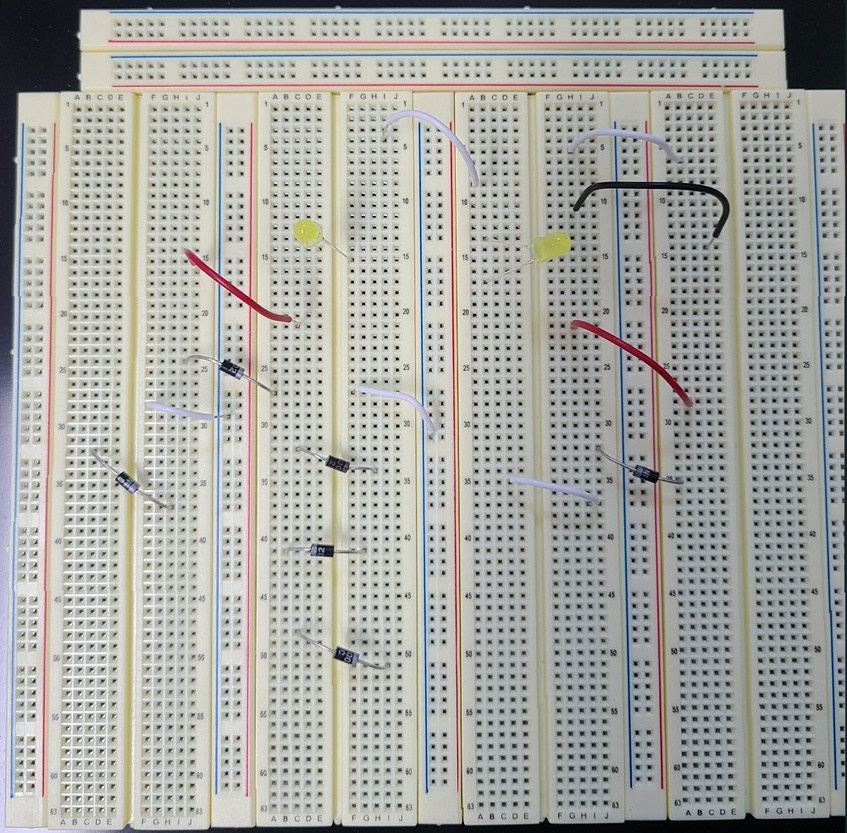
#> input picture breadboard7.jpg, 847 x 833 px, shrunk from 1000 x 984 before the run
$ python 'hole detection_test2.py'
#> lines starting #> are read from the running program, lines starting #| are printed output that depends on the picture; after the words box and inside, x2 and y2 are one past the last pixel; in counts of white or black regions, pixels touching at a corner belong together
import cv2
import numpy as np
import matplotlib.pyplot as plt

###########################################
# ① 구멍 검출 관련 함수들
###########################################
def filter_valid_holes(contours, draw=False, image=None, return_stats=False):
    hole_centers = []
    circularities = []
    aspect_ratios = []
    for cnt in contours:
        area = cv2.contourArea(cnt)
        if area <= 3 or area > 150:
            continue
        x, y, w, h = cv2.boundingRect(cnt)
        aspect_ratio = float(w) / h
        if aspect_ratio < 0.3 or aspect_ratio > 1.8:
            continue
        perimeter = cv2.arcLength(cnt, True)
        if perimeter == 0:
            continue
        circularity = 4 * np.pi * area / (perimeter ** 2)
        if circularity < 0.01:
            continue
        M = cv2.moments(cnt)
        if M["m00"] == 0:
            continue
        cx = int(M["m10"] / M["m00"])
        cy = int(M["m01"] / M["m00"])
        hole_centers.append((cx, cy))
        circularities.append(circularity)
        aspect_ratios.append(aspect_ratio)

        if draw and image is not None:
            epsilon = 0.02 * perimeter
            approx = cv2.approxPolyDP(cnt, epsilon, True)
            cv2.circle(image, (cx, cy), 3, (0, 255, 0), -1)
            cv2.drawContours(image, [approx], -1, (255, 0, 0), 2)

    if return_stats:
        return hole_centers, circularities, aspect_ratios
    else:
        return hole_centers

def find_best_threshold_params(gray_img, block_sizes, c_values):
    blurred = cv2.GaussianBlur(gray_img, (5, 5), 0)
    best_score = -np.inf
    best_params = (None, None)
    for block_size in block_sizes:
        for c_val in c_values:
            thresh = cv2.adaptiveThreshold(
                blurred, 255, cv2.ADAPTIVE_THRESH_MEAN_C,
                cv2.THRESH_BINARY_INV, block_size, c_val
            )
            contours, _ = cv2.findContours(thresh, cv2.RETR_EXTERNAL, cv2.CHAIN_APPROX_SIMPLE)
            hole_centers, circularities, aspect_ratios = filter_valid_holes(contours, return_stats=True)
            valid = len(hole_centers)
            if valid == 0:
                continue
            mean_circ = np.mean(circularities)
            mean_ar = np.mean(aspect_ratios)
            noise_ratio = 1 - (valid / len(contours)) if contours else 1
            score = (
                0.5 * (1 - abs(mean_circ - 0.785)) +
                0.3 * (1 - abs(mean_ar - 1.0)) -
                0.2 * noise_ratio
            )
            if score > best_score:
                best_score = score
                best_params = (block_size, c_val)
                print(f"✅ New best → B={block_size}, C={c_val}, valid={valid}, score={score:.3f}")
            else:
                print(f"⏺ B={block_size}, C={c_val}, valid={valid}, score={score:.3f}")
    return best_params

def detect_breadboard_holes_no_illumination(image_path, debug=False):
#> called with image_path = 'breadboard7.jpg', debug = True
    image = cv2.imread(image_path)
#> image is the input picture: shape (833, 847, 3); mean B, G, R 161.9, 166.8, 166.6
    if image is None:
        raise ValueError("이미지 파일을 찾지 못했습니다.")
    gray = cv2.cvtColor(image, cv2.COLOR_BGR2GRAY)
    clahe = cv2.createCLAHE(clipLimit=2.0, tileGridSize=(8, 8))
    gray = clahe.apply(gray)
    best_block, best_c = find_best_threshold_params(gray, [11, 15, 19], [0, 5, 10, 15])
#> after the loop in find_best_threshold_params, `for block_size in block_sizes:`:
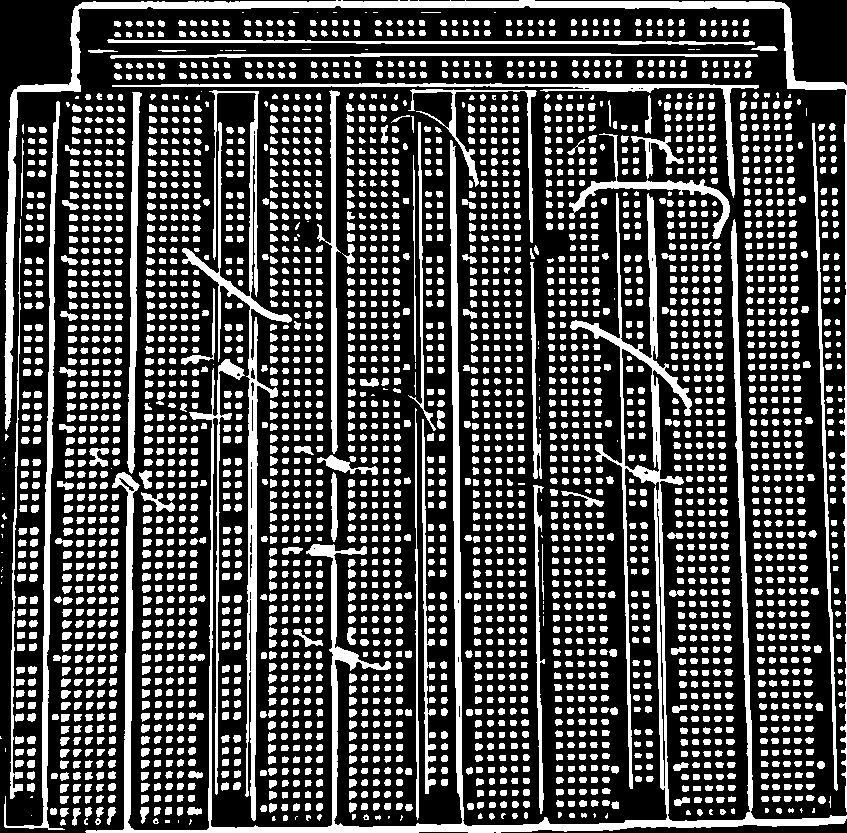
#> thresh: shape (833, 847); 29.6% white; 3331 white regions (109 under 20 px), largest, box (x1, y1, x2, y2) and area: (85, 140, 847, 833) 27576, (4, 0, 847, 812) 11193, (182, 90, 292, 821) 7228
#> after the loop in find_best_threshold_params, `for block_size in block_sizes:`: best_params = (11, 5); best_score = 0.77
#> best_block = 11; best_c = 5
    if best_block is None:
        raise RuntimeError("적절한 threshold 조합을 찾지 못했습니다.")
    print(f"[자동선택] Best Threshold Params → blockSize={best_block}, C={best_c}")
#| [자동선택] Best Threshold Params → blockSize=11, C=5
    blurred = cv2.GaussianBlur(gray, (5, 5), 0)
    thresh = cv2.adaptiveThreshold(
        blurred, 255, cv2.ADAPTIVE_THRESH_MEAN_C,
        cv2.THRESH_BINARY_INV, best_block, best_c
    )
#> thresh: shape (833, 847); 33.1% white; 3391 white regions (103 under 20 px)
    detected_image = cv2.cvtColor(image.copy(), cv2.COLOR_BGR2RGB)
    contours, _ = cv2.findContours(thresh, cv2.RETR_EXTERNAL, cv2.CHAIN_APPROX_SIMPLE)
#> contours = 3324 contours, 147 with area under 20; largest, box (x1, y1, x2, y2) and area: (0, 1, 847, 833) 63724, (401, 89, 652, 244) 2524, (302, 90, 355, 454) 1686, (111, 83, 760, 89) 1653, (812, 123, 838, 791) 1594
    hole_centers = filter_valid_holes(contours, draw=True, image=detected_image)
#> the loop in filter_valid_holes (call 13), `for cnt in contours:` made 3324 passes
#> (area, x, y, w, h, aspect_ratio, perimeter, circularity) on pass 54: (30, 396, 803, 6, 8, 0.75, 22.83, 0.723)
#> after the loop in filter_valid_holes (call 13), `for cnt in contours:`:
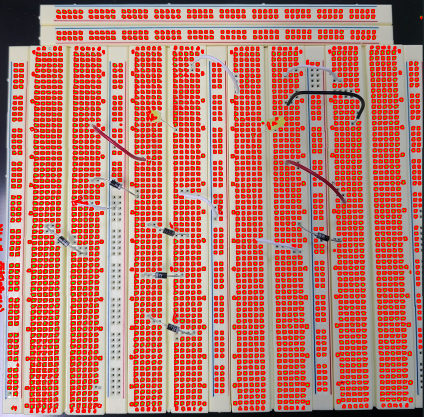
#> image: shape (833, 847, 3) (shown at 1/2 size); mean R, G, B 192, 122.7, 110.7
    if debug:
        block_sizes = [11, 15, 19]
        c_values = [0, 5, 10, 15]
        plt.figure(figsize=(len(c_values) * 3, len(block_sizes) * 3))
        for row_idx, block_size in enumerate(block_sizes):
            for col_idx, c_val in enumerate(c_values):
                temp_thresh = cv2.adaptiveThreshold(
                    blurred, 255, cv2.ADAPTIVE_THRESH_MEAN_C,
                    cv2.THRESH_BINARY_INV, block_size, c_val
                )
                idx = row_idx * len(c_values) + col_idx + 1
                plt.subplot(len(block_sizes), len(c_values), idx)
                plt.imshow(temp_thresh, cmap='gray')
                plt.title(f"B={block_size}, C={c_val}")
                plt.axis('off')
        plt.suptitle("Threshold Results by blockSize and C")
        plt.tight_layout()
        plt.show()
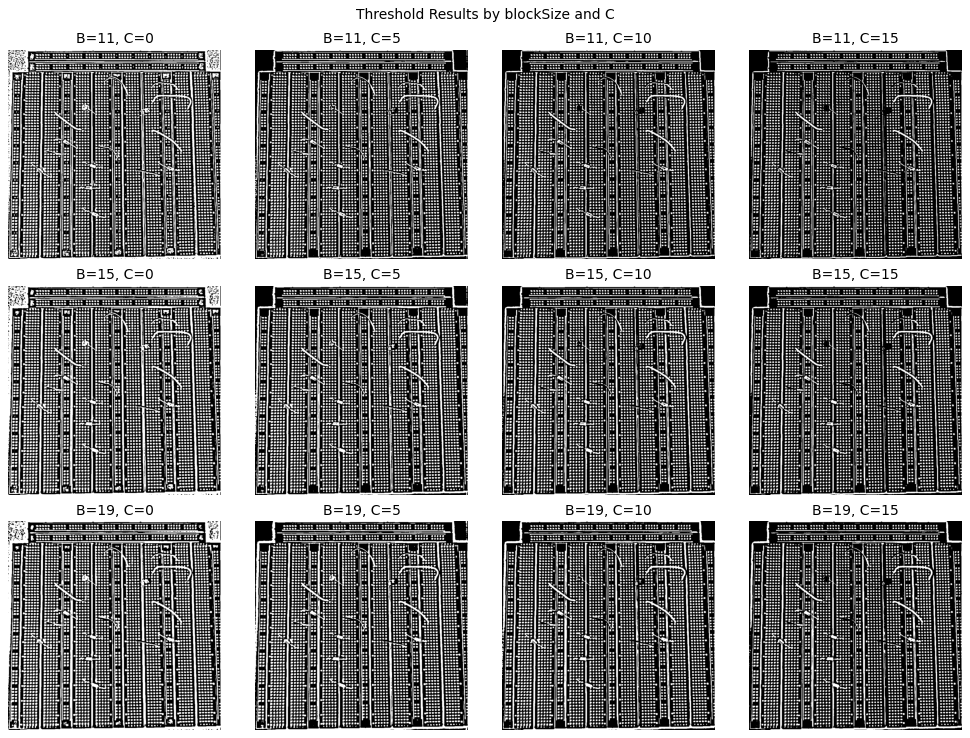
#> figure drawn by matplotlib, 12 panels
    return hole_centers, detected_image

###########################################
# ② 행 그룹화 및 병합 (get_merged_row_groups)
###########################################
def get_merged_row_groups(holes, y_threshold=15):
    """
    검출된 구멍들을 y 좌표 기준으로 정렬하고, 인접한 구멍의 중앙 y 차이가 y_threshold 미만이면 하나의 행으로 병합.
    위쪽(작은 y)부터 번호를 부여한 리스트를 반환.
    반환 형식: [(row_number, [ (x, y), ... ], median_y), ...]
    """
    sorted_holes = sorted(holes, key=lambda p: p[1])
    groups = []
    for pt in sorted_holes:
        if not groups:
            groups.append([pt])
        else:
            current_group = groups[-1]
            median_y = np.median([p[1] for p in current_group])
            if abs(pt[1] - median_y) < y_threshold:
                current_group.append(pt)
            else:
                groups.append([pt])
    row_groups = []
    for group in groups:
        sorted_group = sorted(group, key=lambda p: p[0])
        median_y = np.median([p[1] for p in sorted_group])
        row_groups.append((sorted_group, median_y))
    row_groups.sort(key=lambda x: x[1])
    numbered_groups = [(i, group, median_y) for i, (group, median_y) in enumerate(row_groups)]
    return numbered_groups

###########################################
# ③ 최적의 y_threshold 값 탐색 (목표: 67행, 각 행 목표 구멍 수: 행별 패턴 적용)
###########################################
def get_target_holes(row_number):
    # 행 번호에 따라 목표 구멍 개수가 다름
    if row_number < 5:
        return 50
    elif 5 <= row_number <= 64:
        remainder = (row_number - 5) % 6
        return 40 if remainder == 5 else 50
    else:
        return 40

def find_optimal_y_threshold(holes, target_rows=67, target_holes=50, y_threshold_range=(5, 30), step=0.5):
    best_score = float('inf')
    best_threshold = None
    best_groups = None

    for th in np.arange(y_threshold_range[0], y_threshold_range[1] + step, step):
        groups = get_merged_row_groups(holes, y_threshold=th)
        num_rows = len(groups)
        total_deviation = 0
        # 각 그룹마다 목표 구멍 수와 실제 구멍 수의 차이를 합산
        for i, (_, group, _) in enumerate(groups):
            total_deviation += abs(len(group) - target_holes)
        avg_deviation = total_deviation / num_rows if num_rows != 0 else float('inf')
        score = abs(num_rows - target_rows) + avg_deviation
        if score < best_score:
            best_score = score
            best_threshold = th
            best_groups = groups
            print(f"y_threshold={th:.2f} -> rows={num_rows}, avg_deviation={avg_deviation:.2f}, score={score:.2f}")
    return best_threshold, best_groups, best_score

###########################################
# ④ 불완전한 행에 대한 보간 함수 (잘 검출된 행의 x축 좌표 기준 보간)
#     - 각 행에 대해 목표 구멍 수는 get_target_holes(row_number)로 결정.
#     - 보간 기준: 불완전한 행(구멍 수가 min_required 이상, 목표 미만)에 대해,
#       현재 행과 목표 값이 같은 '잘 검출된 행' (즉, 실제 구멍 수와 목표 구멍 수의 차이가 허용 오차 이내인 행) 중
#       y축 중앙값 차이가 가장 작은 행을 기준으로 x 좌표 분포를 가져와 보간.
###########################################
def interpolate_incomplete_rows_ref(row_groups, min_required=20, tolerance=10):
    # 잘 검출된 행: 실제 구멍 수와 목표 구멍 수 차이가 tolerance 이내인 행들.
    well_detected_rows = [grp for grp in row_groups if abs(len(grp[1]) - get_target_holes(grp[0])) <= tolerance]

    new_groups = []
    for row_number, group, median_y in row_groups:
        target = get_target_holes(row_number)
        if len(group) >= min_required and len(group) < target:
            # 현재 행과 같은 목표를 가진 well detected 행들 후보 추출
            candidate_rows = [grp for grp in well_detected_rows if get_target_holes(grp[0]) == target]
            if not candidate_rows:
                candidate_rows = well_detected_rows
            if candidate_rows:
                # y축 중앙값 차이가 가장 작은 후보 행 선택
                dists = [abs(median_y - comp[2]) for comp in candidate_rows]
                closest_idx = np.argmin(dists)
                ref_group = candidate_rows[closest_idx][1]
                ref_x_positions = sorted([pt[0] for pt in ref_group])
                # 만약 후보 행이 이미 목표 구멍 수를 만족한다면 그대로 사용
                if len(ref_x_positions) == target:
                    ideal_x_positions = ref_x_positions
                else:
                    # 그렇지 않으면 후보 행의 x 좌표 범위로 보간
                    x_min, x_max = ref_x_positions[0], ref_x_positions[-1]
                    ideal_x_positions = np.linspace(x_min, x_max, target)
            else:
                # 후보 행이 없으면 현재 행의 x 범위를 이용
                group_sorted = sorted(group, key=lambda p: p[0])
                x_min, x_max = group_sorted[0][0], group_sorted[-1][0]
                ideal_x_positions = np.linspace(x_min, x_max, target)
            # 보간된 행: 중앙 y 값은 현재 행의 median_y, 보간 플래그 True
            new_group = [(float(x), median_y) for x in ideal_x_positions]
            new_groups.append((row_number, new_group, median_y, True))
        else:
            new_groups.append((row_number, group, median_y, False))
    return new_groups

###########################################
# ⑤ 결과 시각화 함수들 (보간된 행은 점 크기를 키우고 색상 변경)
###########################################
def draw_processed_holes(detected_img, processed_rows):
    proc_image = detected_img.copy()
    for row_number, pts, median_y, is_interp in processed_rows:
        for (x, y) in pts:
            if is_interp:
                cv2.circle(proc_image, (int(x), int(y)), 5, (0, 0, 255), -1)  # 보간: 빨간색, 크기 5
            else:
                cv2.circle(proc_image, (int(x), int(y)), 2, (255, 0, 255), -1)
        if pts:
            x0, y0 = pts[0]
            cv2.putText(proc_image, f"Row {row_number}", (int(x0)-30, int(y0)),
                        cv2.FONT_HERSHEY_SIMPLEX, 0.5, (0, 255, 255), 2)
    return proc_image

# [30 lines left out: functions plot_hole_scatter, plot_clustered_rows, not called in this run]

###########################################
# ⑥ 메인 실행: 구멍 검출, 행 그룹화, 최적 파라미터 탐색, 보간 및 시각화
###########################################
if __name__ == '__main__':
    image_file = "breadboard7.jpg"
    # 구멍 검출: 원본 이미지에 검출된 구멍 표시 (draw=True)
    holes, detected_image = detect_breadboard_holes_no_illumination(image_file, debug=True)
    print(f"검출된 구멍 개수: {len(holes)}")
#| 검출된 구멍 개수: 3202

    # 최적의 y_threshold 찾기 (목표: 67행)
    target_rows = 67
    best_threshold, best_groups, best_score = find_optimal_y_threshold(
        holes,
        target_rows=target_rows,
        target_holes=50,  # 여기서 50은 완전 행의 기준으로 사용
        y_threshold_range=(5, 30),
        step=0.5
    )
#> the loop in find_optimal_y_threshold, `for th in np.arange(y_threshold_range[0], y_threshold_range[1] + step,..` made 51 passes
#| y_threshold=5.00 -> rows=83, avg_deviation=11.93, score=27.93
#| y_threshold=5.50 -> rows=72, avg_deviation=6.39, score=11.39
#| y_threshold=6.50 -> rows=69, avg_deviation=4.78, score=6.78
#| y_threshold=7.00 -> rows=69, avg_deviation=4.72, score=6.72
    print(f"최적의 y_threshold: {best_threshold:.2f} (score={best_score:.2f})")
#| 최적의 y_threshold: 7.00 (score=6.72)

    print(f"병합된 행 그룹 수: {len(best_groups)}")
#| 병합된 행 그룹 수: 69
    for row_number, group, median_y in best_groups:
        print(f"Row {row_number}: 구멍 개수={len(group)}, median_y={median_y}")
#> this loop made 69 passes
#> median_y on passes 1 to 8: 22, 32, 63, 74, 96, 107, 118, 129
#> (printed output is left out)

    # 불완전한 행(구멍 20개 이상, 목표 미만)에 대해 보간 적용
    interpolated_groups = interpolate_incomplete_rows_ref(best_groups, min_required=20, tolerance=5)
#> the loop in interpolate_incomplete_rows_ref, `for row_number, group, median_y in row_groups:` made 69 passes

    # 보간 적용된 결과를 원본 이미지 위에 표시 (보간된 행은 원래 점보다 크게 표시됨)
    proc_image = draw_processed_holes(detected_image.copy(), interpolated_groups)
#> the loop in draw_processed_holes, `for row_number, pts, median_y, is_interp in processed_rows:` made 69 passes
#> after the loop in draw_processed_holes, `for row_number, pts, median_y, is_interp in processed_rows:`:
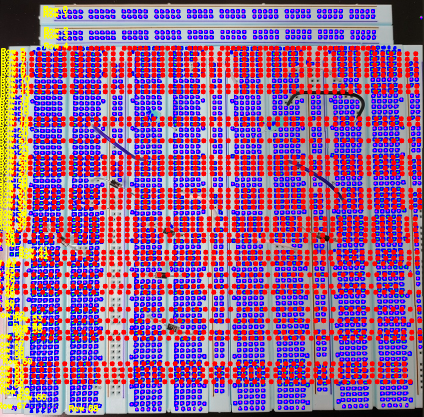
#> proc_image: shape (833, 847, 3) (shown at 1/2 size); mean of channels 0, 1, 2 147.2, 96.2, 152.3; drawn as B, G, R

    # (1) 보간 처리되지 않은 원본 검출 결과 이미지와 보간 처리된 이미지 출력
    cv2.imshow("Non-Interpolated Detected Image", cv2.cvtColor(detected_image, cv2.COLOR_RGB2BGR))
    cv2.imshow("Processed Rows with Interpolation", cv2.cvtColor(proc_image, cv2.COLOR_RGB2BGR))
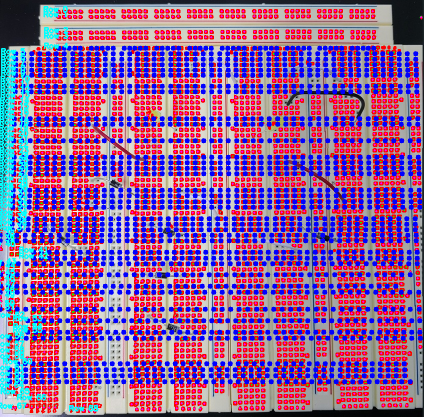
#> window 'Processed Rows with Interpolat': shape (833, 847, 3) (shown at 1/2 size); mean B, G, R 152.3, 96.2, 147.2
    cv2.waitKey(0)
    cv2.destroyAllWindows()

    # (2) Scatter plot: 각 행별로 다른 색상으로 표시
    plt.figure(figsize=(8, 6))
    num_rows = len(interpolated_groups)
    for row_number, pts, median_y, is_interp in interpolated_groups:
        if pts:  # 행에 점이 있을 경우에만 처리
            xs, ys = zip(*pts)
            # 행 번호에 따라 0~1 범위의 값으로 정규화하고, colormap에서 색상 할당
            color = plt.cm.nipy_spectral(row_number / num_rows)
            plt.scatter(xs, ys, s=10, c=[color])
#> this loop made 69 passes
    plt.gca().invert_yaxis()
    plt.title("Scatter Plot of Holes by Row")
    plt.xlabel("X")
    plt.ylabel("Y")
    plt.grid(True)
    plt.show()
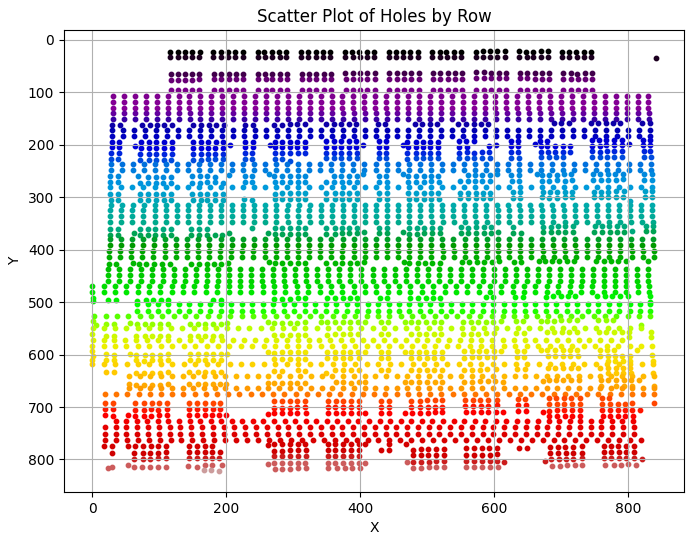
#> figure drawn by matplotlib, 1 panel
